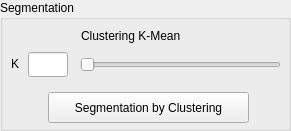
        <widget class="QGroupBox" name="GB_Segmentation_Kmean">
         <property name="geometry">
          <rect>
           <x>530</x>
           <y>350</y>
           <width>291</width>
           <height>131</height>
          </rect>
         </property>
         <property name="title">
          <string>Segmentation</string>
         </property>
         <widget class="QLabel" name="LB_KClustering">
          <property name="geometry">
           <rect>
            <x>11</x>
            <y>55</y>
            <width>16</width>
            <height>17</height>
           </rect>
          </property>
          <property name="text">
           <string>K</string>
          </property>
         </widget>
         <widget class="QLineEdit" name="LE_KClustering">
          <property name="geometry">
           <rect>
            <x>28</x>
            <y>52</y>
            <width>40</width>
            <height>25</height>
           </rect>
          </property>
         </widget>
         <widget class="QSlider" name="HS_threshold_Kmean_silder">
          <property name="geometry">
           <rect>
            <x>80</x>
            <y>55</y>
            <width>201</width>
            <height>20</height>
           </rect>
          </property>
          <property name="styleSheet">
           <string notr="true">selection-background-color: rgb(245, 194, 17);</string>
          </property>
          <property name="maximum">
           <number>255</number>
          </property>
          <property name="orientation">
           <enum>Qt::Horizontal</enum>
          </property>
         </widget>
         <widget class="QLabel" name="LB_Clustering">
          <property name="geometry">
           <rect>
            <x>81</x>
            <y>25</y>
            <width>131</width>
            <height>21</height>
           </rect>
          </property>
          <property name="text">
           <string>Clustering K-Mean</string>
          </property>
         </widget>
         <widget class="QPushButton" name="BT_ClusteringSegmentation">
          <property name="geometry">
           <rect>
            <x>48</x>
            <y>92</y>
            <width>201</width>
            <height>31</height>
           </rect>
          </property>
          <property name="text">
           <string>Segmentation by Clustering</string>
          </property>
         </widget>
        </widget>
